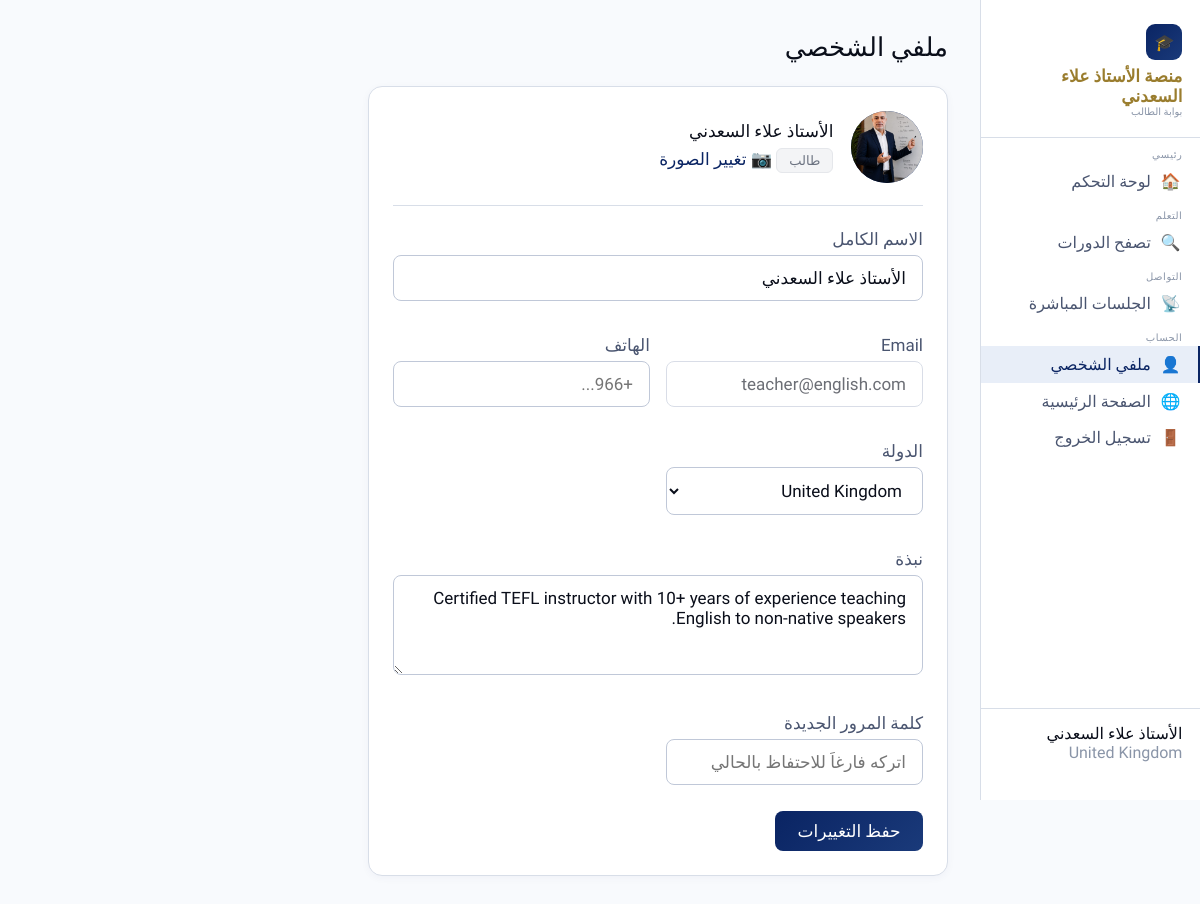
The page /student/profile (signed in) on the database its author committed.
### app.py (models this page shows)
class User(UserMixin, db.Model):
    id = db.Column(db.Integer, primary_key=True)
    name = db.Column(db.String(100), nullable=False)
    email = db.Column(db.String(120), unique=True, nullable=False)
    password = db.Column(db.String(200), nullable=False)
    role = db.Column(db.String(20), default='student')  # 'teacher' or 'student'
    avatar = db.Column(db.String(200), default='')
    bio = db.Column(db.Text, default='')
    phone = db.Column(db.String(30), default='')
    whatsapp = db.Column(db.String(50), default='')
    telegram = db.Column(db.String(100), default='')
    hero_photo = db.Column(db.String(200), default='')
    country = db.Column(db.String(60), default='')
    created_at = db.Column(db.DateTime, default=datetime.utcnow)
    is_active_account = db.Column(db.Boolean, default=True)
    bank_account = db.Column(db.String(200), default='')
    bank_name = db.Column(db.String(100), default='')
    wallet_vodafone = db.Column(db.String(50), default='')
    wallet_instapay = db.Column(db.String(100), default='')
    wallet_stcpay = db.Column(db.String(50), default='')
    wallet_other = db.Column(db.String(200), default='')
    payment_notes = db.Column(db.Text, default='')
    enrollments = db.relationship('Enrollment', backref='student', lazy=True)
    progress = db.relationship('Progress', backref='student', lazy=True)

### app.py (the view, shortened to what this page needs)
@app.route('/student/profile', methods=['GET', 'POST'])
@login_required
def student_profile():
    return render_template('student/profile.html')

### app.py (called while the page is built)
@login_manager.user_loader
def load_user(user_id):
    return User.query.get(int(user_id))

### templates/student/profile.html (shortened to what this page needs)
{% extends "base.html" %}
{% block body %}
<div class="sidebar">
  <div class="sb-logo"><div class="ic">🎓</div><h2>منصة الأستاذ علاء السعدني </h2><p style="font-size:10px;color:var(--tx3);">بوابة الطالب</p></div>
  <div class="sb-section">رئيسي</div>
  <a href="{{ url_for('student_dashboard') }}" class="sb-link {% if request.endpoint == 'student_dashboard' %}active{% endif %}"><span>🏠</span>لوحة التحكم</a>
  <div class="sb-section">التعلم</div>
  <a href="{{ url_for('courses_list') }}" class="sb-link {% if request.endpoint == 'courses_list' %}active{% endif %}"><span>🔍</span>تصفح الدورات</a>
  <div class="sb-section">التواصل</div>
  <a href="{{ url_for('index') }}#live" class="sb-link"><span>📡</span>الجلسات المباشرة</a>
  <div class="sb-section">الحساب</div>
  <a href="{{ url_for('student_profile') }}" class="sb-link {% if request.endpoint == 'student_profile' %}active{% endif %}"><span>👤</span>ملفي الشخصي</a>
  <a href="{{ url_for('index') }}" class="sb-link" target="_blank"><span>🌐</span>الصفحة الرئيسية</a>
  <a href="{{ url_for('logout') }}" class="sb-link"><span>🚪</span>تسجيل الخروج</a>
  <div class="sb-user">
    <div style="font-size:16px;font-weight:500;">{{ current_user.name }}</div>
    <div style="font-size:16px;color:var(--tx3);">{{ current_user.country }}</div>
  </div>
</div>
<div class="main">
  <div class="page-title">ملفي الشخصي</div>
  <div class="card" style="max-width:580px;">
    <form method="POST" enctype="multipart/form-data">
      <div style="display:flex;align-items:center;gap:1.1rem;margin-bottom:1.4rem;padding-bottom:1.4rem;border-bottom:0.5px solid var(--bd);">
        <div class="avatar-circle">
          {% if current_user.avatar %}<img src="{{ url_for('static', filename=current_user.avatar) }}" alt="">{% else %}👤{% endif %}
        </div>
        <div>
          <div style="font-size:17px;font-weight:500;">{{ current_user.name }}</div>
          <div class="badge badge-gray" style="margin-top:.3rem;">طالب</div>
          <label style="display:inline-block;margin-top:.45rem;font-size:17px;color:var(--blue);cursor:pointer;">
            📷 تغيير الصورة
          </label>
        </div>
      </div>
      <div class="form-grid">
        <div class="form-group" style="grid-column:1/-1;">
          <label class="form-label">الاسم الكامل</label>
          <input type="text" name="name" class="form-input" value="{{ current_user.name }}" required>
        </div>
        <div class="form-group">
          <label class="form-label">Email</label>
          <input class="form-input" value="{{ current_user.email }}" disabled style="opacity:.6;cursor:not-allowed;">
        </div>
        <div class="form-group">
          <label class="form-label">الهاتف</label>
          <input type="text" name="phone" class="form-input" value="{{ current_user.phone }}" placeholder="+966...">
        </div>
        <div class="form-group">
          <label class="form-label">الدولة</label>
          <select name="country" class="form-input">
            {% for c in ['Saudi Arabia','Egypt','Kuwait','UAE','Jordan','Morocco','Tunisia','United States','United Kingdom','Other'] %}
            <option {% if current_user.country==c %}selected{% endif %}>{{ c }}</option>
            {% endfor %}
          </select>
        </div>
        <div class="form-group" style="grid-column:1/-1;">
          <label class="form-label">نبذة</label>
          <textarea name="bio" class="form-input" rows="2" placeholder="نبذة مختصر عن نفسك...">{{ current_user.bio }}</textarea>
        </div>
        <div class="form-group">
          <label class="form-label">كلمة المرور الجديدة</label>
          <input type="password" name="new_password" class="form-input" placeholder="اتركه فارغاً للاحتفاظ بالحالي">
        </div>
      </div>
      <button type="submit" class="btn btn-primary" style="margin-top:.5rem;">حفظ التغييرات</button>
    </form>
  </div>
</div>
{% endblock %}

### templates/base.html (style rules this page uses)
* { margin:0;padding:0;box-sizing:border-box; }
:root { --gold:#C9A84C; --gold-l:#E8C96A; --gold-d:#9A7D2E; --gold-bg:#FFF8E7; --gold-bd:#F0E0B0; --blue:#0A2463; --blue-l:#1A3A7A; --blue-d:#051838; --blue-bg:#E8EEF8; --blue-bd:#B8C8E0; --bg:#F8FAFD; --bg2:#FFFFFF; --bg3:#EDF1F8; --tx:#0A0E1A; --tx2:#4A5570; --tx3:#8A95A8; --bd:#D8DEE8; --bd2:#C0C8D8; --red:#DC2626; --red-bg:#FEF2F2; --red-bd:#FECACA; --gradient-blue:linear-gradient(135deg, #0A2463, #1A3A7A); --gradient-gold:linear-gradient(135deg, #C9A84C, #E8C96A); --shadow-blue:0 4px 20px rgba(10,36,99,0.15); --shadow-gold:0 4px 20px rgba(201,168,76,0.25); }
body { font-family:'Tajawal',sans-serif;font-size:18px;background:var(--bg);color:var(--tx);min-height:100vh;direction:rtl;text-align:right; }
a { text-decoration:none;color:inherit; }
img { max-width:100%; }
.btn { display:inline-flex;align-items:center;gap:.4rem;padding:.65rem 1.4rem;border-radius:8px;font-family:'Tajawal',sans-serif;font-size:17px;font-weight:500;cursor:pointer;border:none;transition:all .2s; }
.btn-primary { background:var(--gradient-blue);color:#fff; }
.card { background:#fff;border:0.5px solid var(--bd);border-radius:14px;padding:1.5rem;box-shadow:0 2px 8px rgba(10,36,99,0.04); }
.badge { display:inline-block;padding:.25rem .75rem;border-radius:6px;font-size:13px;font-weight:500; }
.badge-gray { background:#f3f4f6;color:#6b7280;border:0.5px solid #e5e7eb; }
.form-group { margin-bottom:1.1rem; }
.form-label { display:block;font-size:17px;color:var(--tx2);margin-bottom:.4rem;font-weight:500; }
.form-input { width:100%;padding:.75rem 1rem;border:0.5px solid var(--bd2);border-radius:8px;font-family:'Tajawal',sans-serif;font-size:17px;background:#fff;color:var(--tx);outline:none;transition:border-color .2s,box-shadow .2s; }
textarea.form-input { resize:vertical;min-height:100px; }
select.form-input { cursor:pointer; }

### templates/student/profile.html (style rules this page uses)
body { display:grid;grid-template-columns:220px 1fr;min-height:100vh; }
.sidebar { background:#fff;border-left:0.5px solid var(--bd);padding:1.5rem 0;display:flex;flex-direction:column;position:sticky;top:0;height:100vh;overflow-y:auto; }
.sb-logo { padding:0 1.1rem 1.25rem;border-bottom:0.5px solid var(--bd); }
.sb-logo .ic { width:36px;height:36px;background:var(--gradient-blue);border-radius:9px;display:flex;align-items:center;justify-content:center;font-size:16px;color:#FFD700; }
.sb-logo h2 { font-family:'Amiri',serif;font-size:17px;color:var(--gold-d);margin-top:.4rem; }
.sb-link { display:flex;align-items:center;gap:.6rem;padding:.55rem 1.1rem;font-size:16px;color:var(--tx2);transition:all .15s;border-right:2px solid transparent; }
.sb-link:hover,.sb-link.active { background:var(--blue-bg);color:var(--blue);border-right-color:var(--blue); }
.sb-section { padding:.65rem 1.1rem .2rem;font-size:10px;color:var(--tx3);letter-spacing:.5px; }
.sb-user { margin-top:auto;padding:.9rem 1.1rem;border-top:0.5px solid var(--bd); }
.main { background:var(--bg);padding:2rem;overflow-y:auto; }
.page-title { font-family:'Amiri',serif;font-size:26px;color:var(--tx);margin-bottom:1.5rem; }
.form-grid { display:grid;grid-template-columns:1fr 1fr;gap:1rem; }
.avatar-circle { width:72px;height:72px;border-radius:50%;background:var(--gradient-blue);display:flex;align-items:center;justify-content:center;font-size:28px;overflow:hidden;color:#FFD700; }
.avatar-circle img { width:100%;height:100%;object-fit:cover; }

### rows shown on the page
User: name "الأستاذ علاء السعدني", country "United Kingdom", avatar (picture), email "teacher@english.com", bio "Certified TEFL instructor with 10+ years of experience teaching English to non-native speakers."
